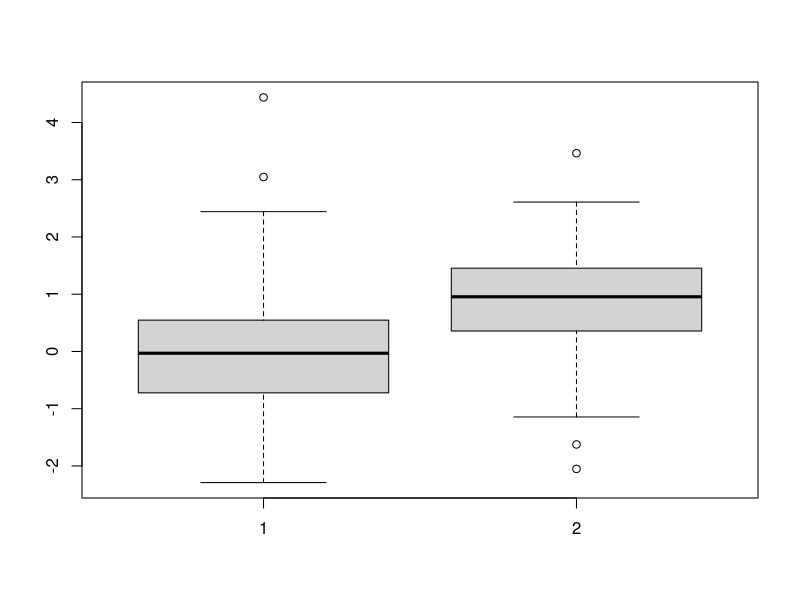

The R source for this figure:
## ---- chunk 1
x <- rnorm(100)
y <- rnorm(100,1)

boxplot(x,y)

t.test(x,y)

# R will say no (most of the time)
## ---- chunk 2
t.test(x,mu=0)

# R will say yes (most of the time)
